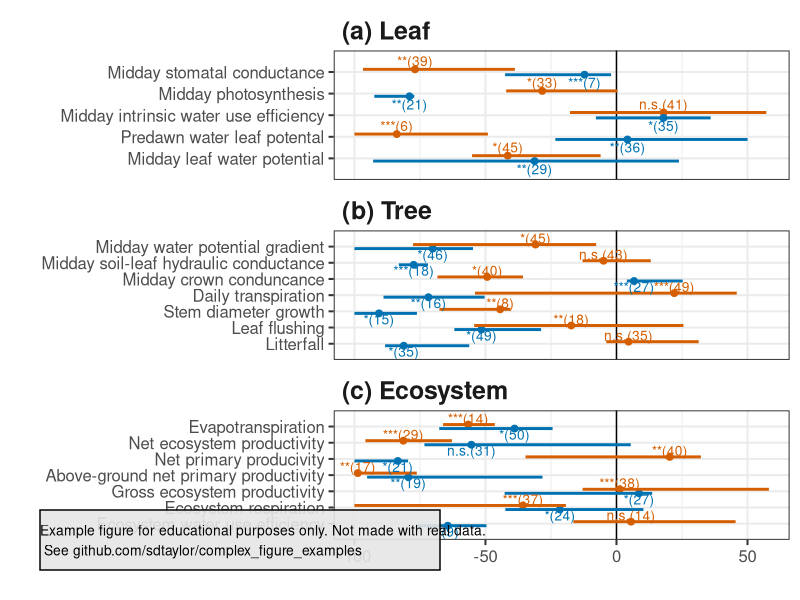

The R source for this figure: (Note: this script raises an error after producing the figure.)
library(tidyverse)
library(cowplot) # cowplot is used here just for the disclaimer watermark at the end. Its not needed for the primary figure. 

##################################
# This is a replication of Figure 2 from the following paper
# Janssen, T., Fleischer, K., Luyssaert, S., Naudts, K. and Dolman, H., 2020. Drought resistance increases from the individual to the ecosystem level in highly diverse neotropical rain forest: a meta-analysis of leaf, tree and ecosystem responses to drought. Biogeosciences. https://doi.org/10.5194/bg-17-2621-2020

# Data used here are simulated, and not meant to replicate the original figure exactly.

##############################
# Specify each y-axis label
leaf_measurements = c('Midday stomatal conductance',
                      'Midday photosynthesis',
                      'Midday intrinsic water use efficiency',
                      'Predawn water leaf potental',
                      'Midday leaf water potential')

tree_measurements = c('Midday water potential gradient',
                      'Midday soil-leaf hydraulic conductance',
                      'Midday crown conduncance',
                      'Daily transpiration',
                      'Stem diameter growth',
                      'Leaf flushing',
                      'Litterfall')

ecosystem_measurements = c('Evapotranspiration',
                           'Net ecosystem productivity',
                           'Net primary producivity',
                           'Above-ground net primary productivity',
                           'Gross ecosystem productivity',
                           'Ecosystem respiration',
                           'Ecosystem water use efficiency')

drought_types = c('seasonal','eposodic')

# Setup a tidy data frame so each row represents a single point/line
leaf_entries = expand_grid(measurement_level='leaf', measurement = leaf_measurements, drought_type = drought_types)
tree_entries = expand_grid(measurement_level='tree', measurement = tree_measurements, drought_type = drought_types)
ecosystem_entries = expand_grid(measurement_level='ecosystem', measurement = ecosystem_measurements, drought_type = drought_types)

all_data = leaf_entries %>%
  bind_rows(tree_entries) %>%
  bind_rows(ecosystem_entries)

# Simulate some data to get the mean, and upper/lower 95 confidence intervals in the  0-1 bounds
set.seed(2)
all_data$change_mean = runif(nrow(all_data), min=-1,max=0.25)
all_data$change_upper   = pmin(all_data$change_mean + rbeta(nrow(all_data), 2,5),1)
all_data$change_lower   = pmax(all_data$change_mean - rbeta(nrow(all_data), 2,5),-1)

# Simulate random significance tests
all_data$sig_factor = sample(c('n.s.','*','**','***'), size=nrow(all_data), replace = TRUE)
all_data$sample_size = round(runif(n=nrow(all_data), min=5,max=50),0)

# Build a text label to show significance test results and sample size adjacent to each line.
all_data = all_data %>%
  mutate(measurement_text = paste0(sig_factor,'(',sample_size,')'))

# The small offset between the red/blue values can be done by making a small nudge value
# based on the type. y_nudge is then used inside position_nudge in ggplot
all_data = all_data %>%
  mutate(y_line_nudge = case_when(
           drought_type == 'seasonal' ~ 0.15,
           drought_type == 'eposodic' ~ -0.15),
         y_text_nudge = case_when(
           drought_type == 'seasonal' ~ 0.5,
           drought_type == 'eposodic' ~ -0.5))

# Setup a factor to put the measurement level in the top->down order we want in the facet_wrap
# Also use it to assign a nice label with A-B labelling
measurement_levels = c('leaf','tree','ecosystem')
measurement_level_labels = c('(a) Leaf','(b) Tree','(c) Ecosystem')
all_data$measurement_level = factor(all_data$measurement_level, levels = measurement_levels, labels = measurement_level_labels, ordered = TRUE)

# Specify the ordering of the y-axis measurments. 
# This will be ordered in the order specified for each above. 
# Note ggplot will start the first entry at 0 and go up. Thus this uses fct_rev() in the first ggplot line to reverse that.
all_data$measurement = factor(all_data$measurement, levels = c(leaf_measurements, tree_measurements, ecosystem_measurements), ordered = TRUE)

final_figure = ggplot(all_data, aes(y=fct_rev(measurement), x=change_mean, color=drought_type)) +
  geom_vline(xintercept = 0) + 
  geom_point(position = position_dodge(width = 0.5), size=2) + 
  geom_errorbarh(aes(xmin=change_lower, xmax=change_upper), position = position_dodge(width=0.5),
                 height=0, size=1) + 
  geom_text(aes(label = measurement_text), position = position_dodge(width = 2), # Note the dodge with for the text is higher to push them above/below the lines
            size=3.5) +
  scale_color_manual(values=c( "#0072B2", "#D55E00")) +
  scale_x_continuous(breaks=c(-1,-0.5,0,0.5), labels = function(x){round(x*100,0)}) + ## Use a function in the x_axis labels to convert the  percentage to a whole number
  facet_wrap(~measurement_level, ncol=1, scales='free_y') +   ## The scales='free_y' argument here makes it so each plot only has
  theme_bw(15) +                                              # the respective measurements for each level, and not empty values for others.
  theme(legend.position = 'none',                             # remove it to see what happens
        strip.background = element_blank(),
        strip.text = element_text(hjust=0, size=18, face = 'bold')) +
  labs(x='',y='')

#############################################

water_mark = 'Example figure for educational purposes only. Not made with real data.\n See github.com/sdtaylor/complex_figure_examples'
 
final_figure = ggdraw(final_figure) +
 geom_rect(data=data.frame(xmin=0.05,ymin=0.05), aes(xmin=xmin,ymin=ymin, xmax=xmin+0.5,ymax=ymin+0.1),alpha=0.9, fill='grey90', color='black') + 
 draw_text(water_mark, x=0.05, y=0.1, size=10, hjust = 0)

save_plot('./janssen2020/janssen2020-fig3_final.png',plot = final_figure, base_height = 10, base_width = 10)
